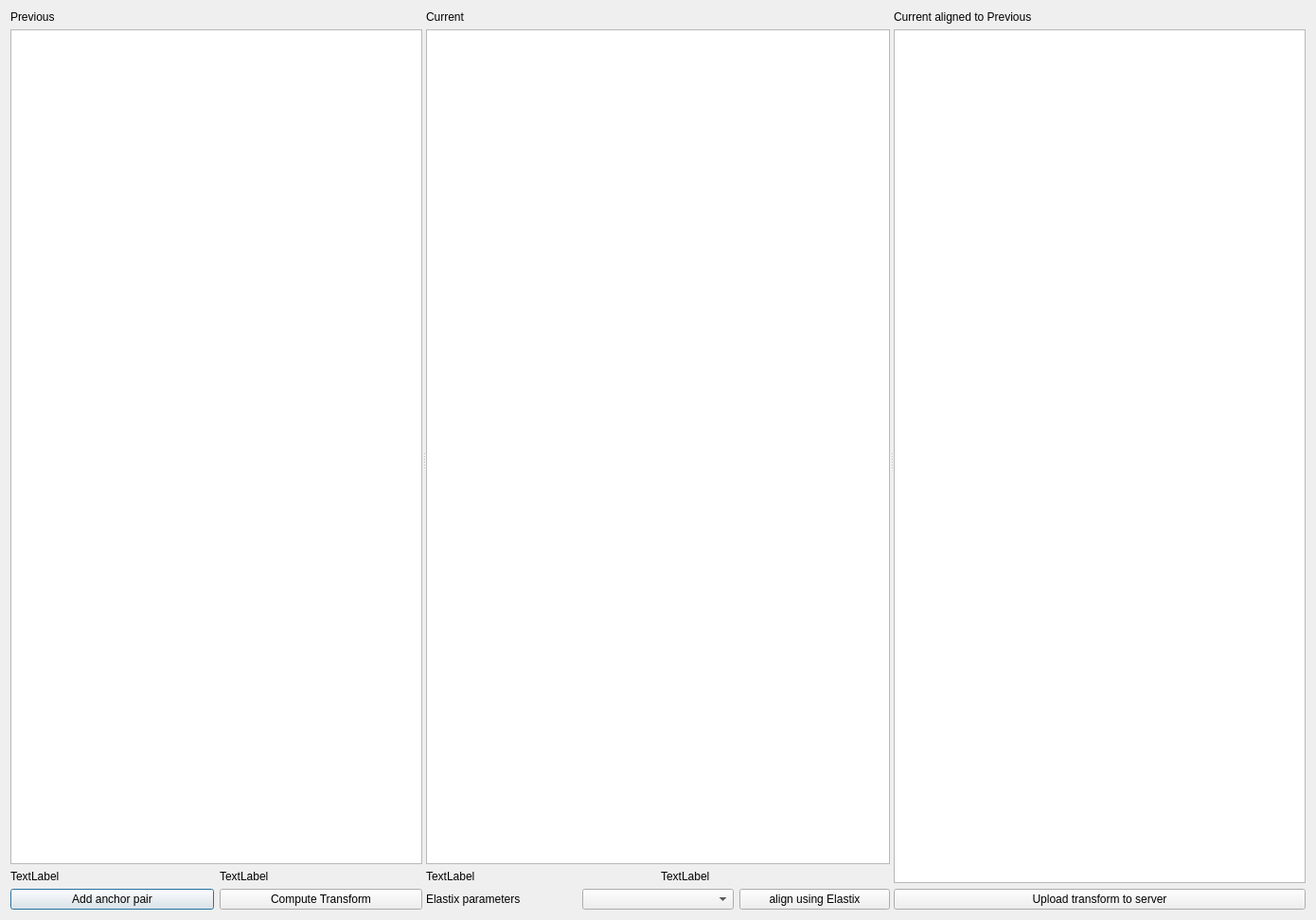
<?xml version="1.0" encoding="UTF-8"?>
<ui version="4.0">
 <class>AlignmentGui</class>
 <widget class="QDialog" name="AlignmentGui">
  <property name="geometry">
   <rect>
    <x>0</x>
    <y>0</y>
    <width>1390</width>
    <height>972</height>
   </rect>
  </property>
  <property name="windowTitle">
   <string>Dialog</string>
  </property>
  <layout class="QGridLayout" name="gridLayout">
   <item row="0" column="0">
    <widget class="QSplitter" name="splitter">
     <property name="orientation">
      <enum>Qt::Horizontal</enum>
     </property>
     <widget class="QWidget" name="layoutWidget">
      <layout class="QVBoxLayout" name="verticalLayout_4">
       <item>
        <layout class="QVBoxLayout" name="verticalLayout_2">
         <item>
          <widget class="QLabel" name="label_2">
           <property name="text">
            <string>Previous</string>
           </property>
          </widget>
         </item>
         <item>
          <widget class="QGraphicsView" name="prev_gview"/>
         </item>
         <item>
          <layout class="QHBoxLayout" name="horizontalLayout_3">
           <item>
            <widget class="QLabel" name="label_previous_filename">
             <property name="text">
              <string>TextLabel</string>
             </property>
            </widget>
           </item>
           <item>
            <widget class="QLabel" name="label_previous_index">
             <property name="text">
              <string>TextLabel</string>
             </property>
            </widget>
           </item>
          </layout>
         </item>
        </layout>
       </item>
       <item>
        <layout class="QHBoxLayout" name="horizontalLayout_4">
         <item>
          <widget class="QPushButton" name="button_anchor">
           <property name="text">
            <string>Add anchor pair</string>
           </property>
          </widget>
         </item>
         <item>
          <widget class="QPushButton" name="button_compute">
           <property name="text">
            <string>Compute Transform</string>
           </property>
          </widget>
         </item>
        </layout>
       </item>
      </layout>
     </widget>
     <widget class="QWidget" name="layoutWidget">
      <layout class="QVBoxLayout" name="verticalLayout_5">
       <item>
        <layout class="QVBoxLayout" name="verticalLayout">
         <item>
          <widget class="QLabel" name="label">
           <property name="text">
            <string>Current</string>
           </property>
          </widget>
         </item>
         <item>
          <widget class="QGraphicsView" name="curr_gview"/>
         </item>
         <item>
          <layout class="QHBoxLayout" name="horizontalLayout_2">
           <item>
            <widget class="QLabel" name="label_current_filename">
             <property name="text">
              <string>TextLabel</string>
             </property>
            </widget>
           </item>
           <item>
            <widget class="QLabel" name="label_current_index">
             <property name="text">
              <string>TextLabel</string>
             </property>
            </widget>
           </item>
          </layout>
         </item>
        </layout>
       </item>
       <item>
        <layout class="QHBoxLayout" name="horizontalLayout">
         <item>
          <widget class="QLabel" name="label_4">
           <property name="text">
            <string>Elastix parameters</string>
           </property>
          </widget>
         </item>
         <item>
          <widget class="QComboBox" name="comboBox_parameters"/>
         </item>
         <item>
          <widget class="QPushButton" name="button_align">
           <property name="text">
            <string>align using Elastix</string>
           </property>
          </widget>
         </item>
        </layout>
       </item>
      </layout>
     </widget>
     <widget class="QWidget" name="layoutWidget">
      <layout class="QVBoxLayout" name="verticalLayout_6">
       <item>
        <layout class="QVBoxLayout" name="verticalLayout_3">
         <item>
          <widget class="QLabel" name="label_3">
           <property name="text">
            <string>Current aligned to Previous</string>
           </property>
          </widget>
         </item>
         <item>
          <widget class="QGraphicsView" name="aligned_gview"/>
         </item>
        </layout>
       </item>
       <item>
        <widget class="QPushButton" name="button_upload_transform">
         <property name="text">
          <string>Upload transform to server</string>
         </property>
        </widget>
       </item>
      </layout>
     </widget>
    </widget>
   </item>
  </layout>
 </widget>
 <resources/>
 <connections/>
</ui>
